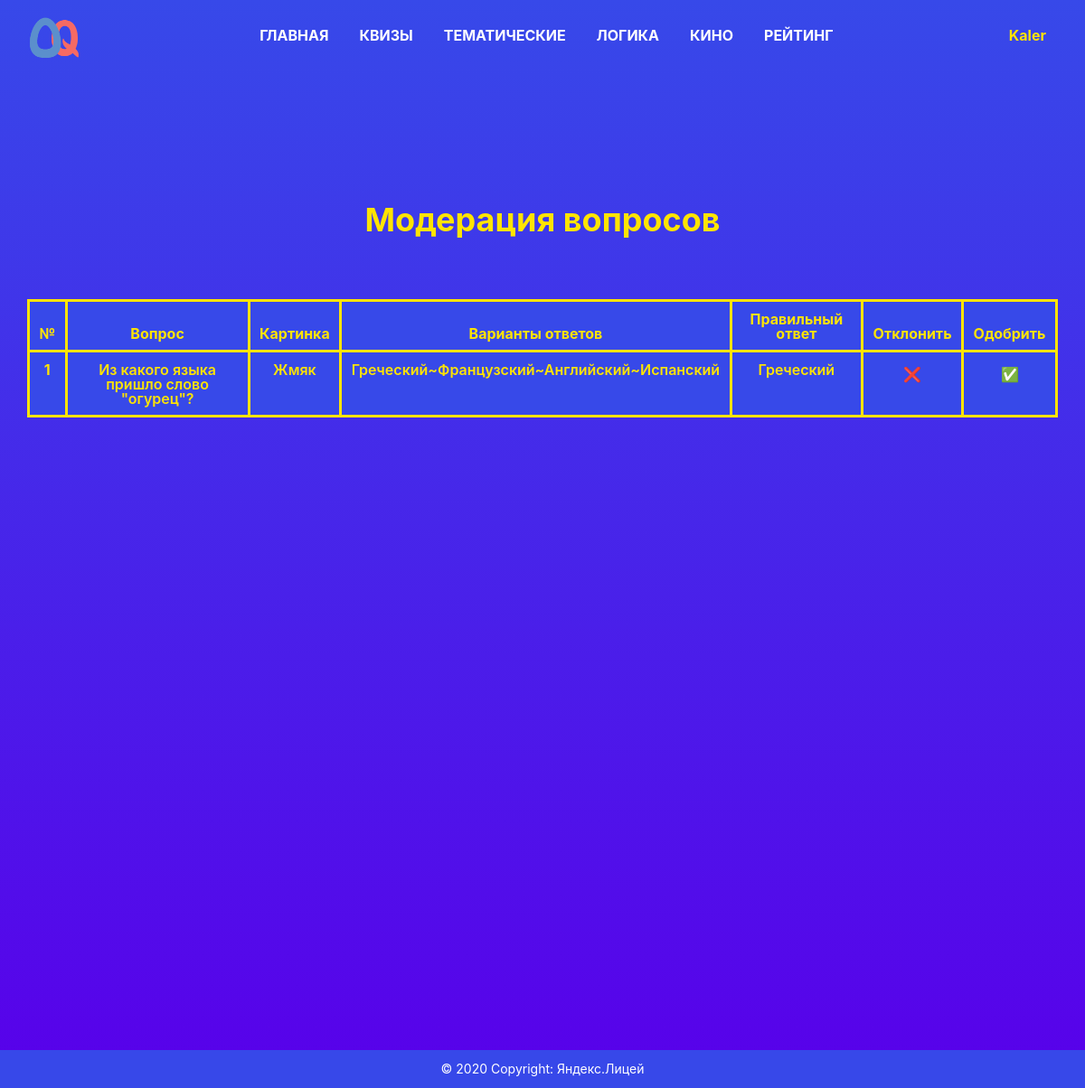
The app's page /moderation (signed in), older data.
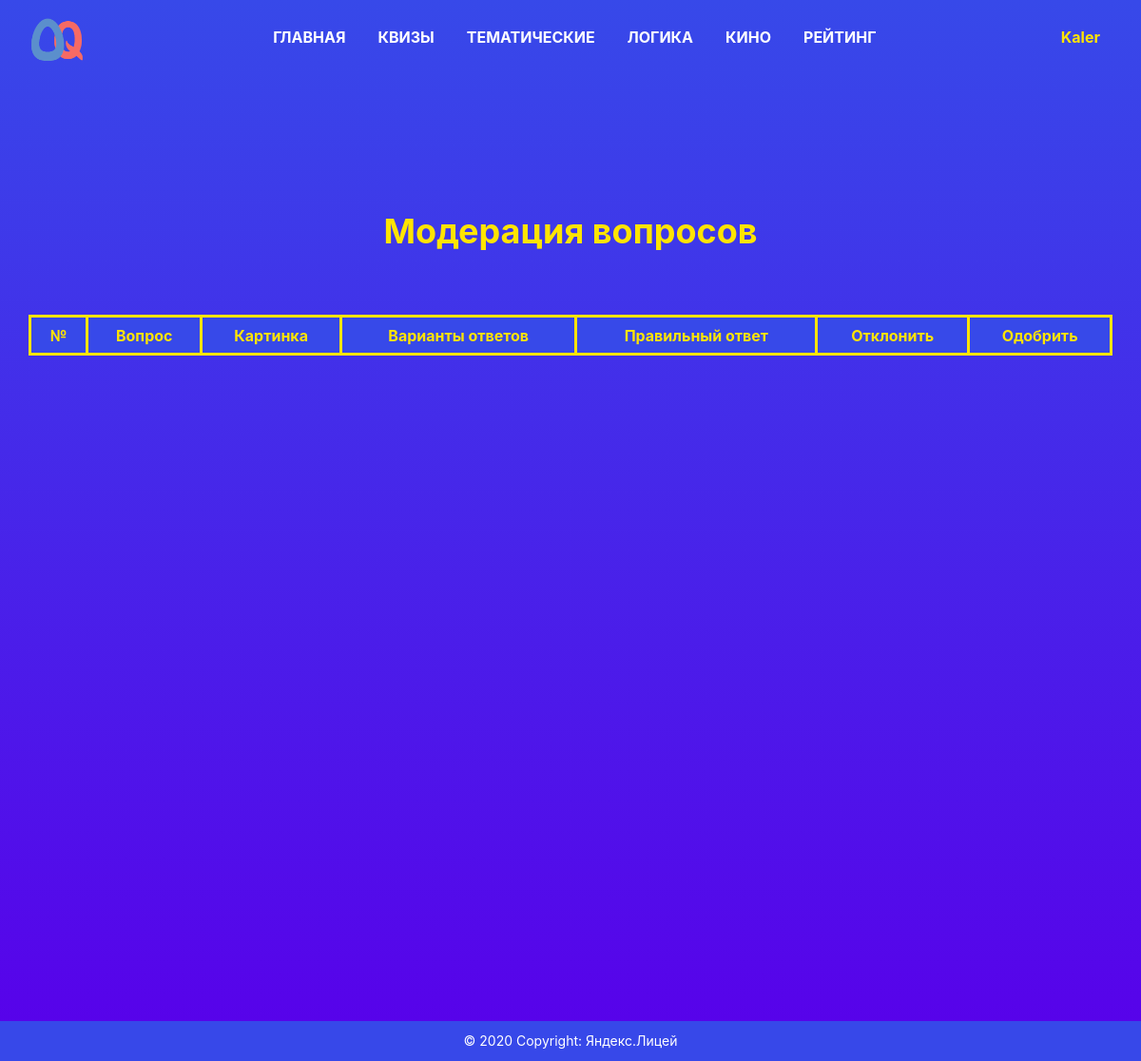
The same page, newer data.
### data/questions.py (models this page shows)
class Question(SqlAlchemyBase):
    __tablename__ = 'questions'
    id = sqlalchemy.Column(sqlalchemy.Integer,
                           primary_key=True, autoincrement=True)
    question = sqlalchemy.Column(sqlalchemy.String, nullable=True)
    image = sqlalchemy.Column(sqlalchemy.String, nullable=True)
    answers = sqlalchemy.Column(sqlalchemy.String, nullable=True)
    correct_answer = sqlalchemy.Column(sqlalchemy.String, nullable=True)
    moderation = sqlalchemy.Column(sqlalchemy.Boolean, default=False)
    author = sqlalchemy.Column(sqlalchemy.Integer, sqlalchemy.ForeignKey("users.id"), nullable=True)
    author_info = orm.relation('User')

### main.py (the view)
@app.route('/moderation')
@login_required
def moderation():
    if current_user.id == 1:
        questions_info = []
        db_sess = db_session.create_session()
        questions = db_sess.query(Question).filter(Question.moderation == 0)
        for question in questions:
            questions_info.append((question.id, question.question, question.image.replace("..", ""),
                                   question.answers, question.correct_answer))
        return render_template("moderation.html", questions=questions_info)
    abort(404)

### data/db_session.py (called while the page is built)
def create_session() -> Session:
    global __factory
    return __factory()

### main.py (called while the page is built)
@login_manager.user_loader
def load_user(user_id):
    db_sess = db_session.create_session()
    return db_sess.query(User).get(user_id)

### templates/moderation.html
{% extends "base.html" %}
{% block content %}
<div class="moderation">
	<div class="moderation__content">
		<div class="container">
			<div class="moderation__title">Модерация вопросов</div>
			<div class="moderation__table">
				<table class="moderation__table table">
				  <thead>
				    <tr>
				      <th>№</th>
				      <th>Вопрос</th>
				      <th>Картинка</th>
				      <th>Варианты ответов</th>
				      <th>Правильный ответ</th>
				      <th>Отклонить</th>
				      <th>Одобрить</th>
				    </tr>
				  </thead>
				  <tbody>
				  	{% for question in questions %}
				  		<tr>
				      		<th scope="row">{{ loop.index }}</th>
				      		<td>{{ question[1] }}</td>
				      		<td>
				      			<a class="moderation_img" href="{{ question[2] }}">Жмяк</a>
				      		</td>
				      		<td>{{ question[3] }}</td>
				      		<td>{{ question[4] }}</td>
				      		<td>
				      			<div class="moderation__btn yellow__btn2">
									<a href="/question_delete/{{ question[0] }}">❌</a>
								</div>
				      		</td>
				      		<td>
				      			<div class="moderation__btn yellow__btn2">
									<a href="/question_approve/{{ question[0] }}">✅</a>
								</div>
				      		</td>
				    	</tr>
				  	{% endfor %}
				  </tbody>
				</table>
			</div>
		</div>
	</div>
</div>
{% endblock %}

Row changes from the older to the newer data that the page shows:
no longer on this page (row edited): Question: question "Из какого языка пришло слово \"огурец\"?", answers "Греческий~Французский~Английский~Испанский", correct_answer "Греческий"
